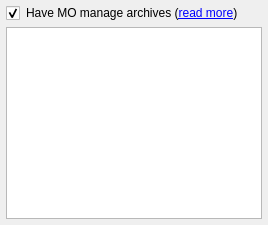
              <widget class="QWidget" name="bsaTab">
               <attribute name="title">
                <string>Archives</string>
               </attribute>
               <layout class="QVBoxLayout" name="verticalLayout_9">
                <property name="leftMargin">
                 <number>6</number>
                </property>
                <property name="topMargin">
                 <number>6</number>
                </property>
                <property name="rightMargin">
                 <number>6</number>
                </property>
                <property name="bottomMargin">
                 <number>6</number>
                </property>
                <item>
                 <layout class="QHBoxLayout" name="horizontalLayout_9" stretch="0,1">
                  <item>
                   <widget class="QCheckBox" name="manageArchivesBox">
                    <property name="text">
                     <string/>
                    </property>
                    <property name="checked">
                     <bool>true</bool>
                    </property>
                   </widget>
                  </item>
                  <item>
                   <widget class="QLabel" name="managedArchiveLabel">
                    <property name="toolTip">
                     <string>&lt;html&gt;&lt;head/&gt;&lt;body&gt;&lt;p&gt;BSAs are bundles of game assets (textures, scripts, ...). By default, the engine loads these bundles in a separate step from loose files. MO can manage those archives to align their load order with that of loose files:&lt;/p&gt;&lt;p&gt;If archives are &lt;span style=&quot; font-weight:600;&quot;&gt;managed&lt;/span&gt;, their load order is specified by the priority of the corresponding mod (left pane), the same as the loose files. You can manually enable any BSA that has no corresponding plugin active.&lt;br/&gt;&lt;/p&gt;&lt;p&gt;If archives are &lt;span style=&quot; font-weight:600;&quot;&gt;not managed&lt;/span&gt; their load order is specified by the priority of the corresponding plugin (right pane, plugins tab). You can then not manually enable BSAs where the plugin isn't active.&lt;/p&gt;&lt;p&gt;In either case you can not disable archives if there is a matching plugin, the game will load them no matter what.&lt;/p&gt;&lt;/body&gt;&lt;/html&gt;</string>
                    </property>
                    <property name="text">
                     <string>&lt;html&gt;&lt;head/&gt;&lt;body&gt;&lt;p&gt;Have MO manage archives (&lt;a href=&quot;#&quot;&gt;&lt;span style=&quot; text-decoration: underline; color:#0000ff;&quot;&gt;read more&lt;/span&gt;&lt;/a&gt;)&lt;/p&gt;&lt;/body&gt;&lt;/html&gt;</string>
                    </property>
                    <property name="wordWrap">
                     <bool>true</bool>
                    </property>
                   </widget>
                  </item>
                 </layout>
                </item>
                <item>
                 <widget class="MOBase::SortableTreeWidget" name="bsaList">
                  <property name="contextMenuPolicy">
                   <enum>Qt::CustomContextMenu</enum>
                  </property>
                  <property name="toolTip">
                   <string>List of available BS Archives. Archives not checked here are not managed by MO and ignore installation order.</string>
                  </property>
                  <property name="whatsThis">
                   <string>BSA files are archives (comparable to .zip files) that contain data assets (meshes, textures, ...) to be used by the game. As such they &quot;compete&quot; with loose files in your data directory over which is loaded.
By default, BSAs that share their base name with an enabled ESP (i.e. plugin.esp and plugin.bsa) are automatically loaded and will have precedence over all loose files, the installation order you set up to the left is then ignored!

BSAs checked here are loaded in such a way that your installation order is obeyed properly.</string>
                  </property>
                  <property name="editTriggers">
                   <set>QAbstractItemView::NoEditTriggers</set>
                  </property>
                  <property name="showDropIndicator" stdset="0">
                   <bool>true</bool>
                  </property>
                  <property name="dragEnabled">
                   <bool>false</bool>
                  </property>
                  <property name="dragDropOverwriteMode">
                   <bool>false</bool>
                  </property>
                  <property name="dragDropMode">
                   <enum>QAbstractItemView::DragDrop</enum>
                  </property>
                  <property name="defaultDropAction">
                   <enum>Qt::MoveAction</enum>
                  </property>
                  <property name="selectionMode">
                   <enum>QAbstractItemView::SingleSelection</enum>
                  </property>
                  <property name="selectionBehavior">
                   <enum>QAbstractItemView::SelectRows</enum>
                  </property>
                  <property name="indentation">
                   <number>20</number>
                  </property>
                  <property name="itemsExpandable">
                   <bool>true</bool>
                  </property>
                  <property name="columnCount">
                   <number>1</number>
                  </property>
                  <attribute name="headerVisible">
                   <bool>false</bool>
                  </attribute>
                  <attribute name="headerDefaultSectionSize">
                   <number>200</number>
                  </attribute>
                  <column>
                   <property name="text">
                    <string>File</string>
                   </property>
                  </column>
                 </widget>
                </item>
               </layout>
              </widget>
